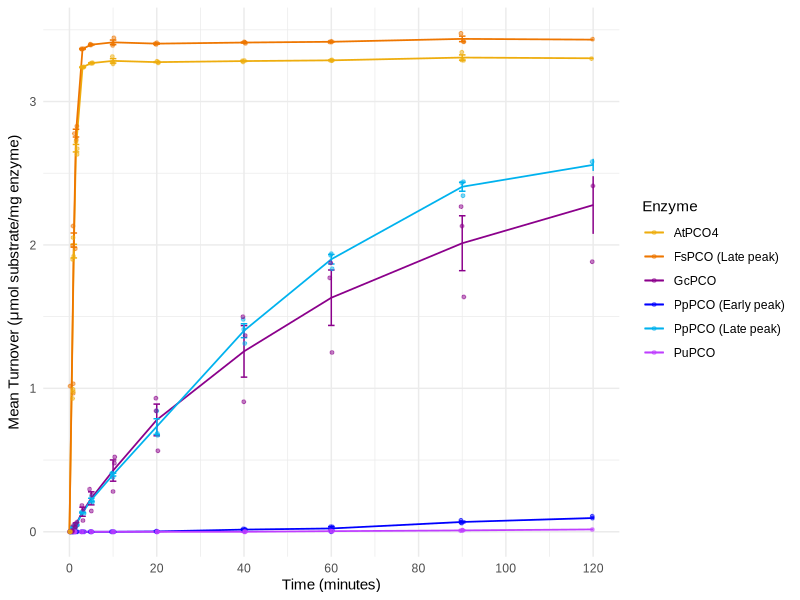
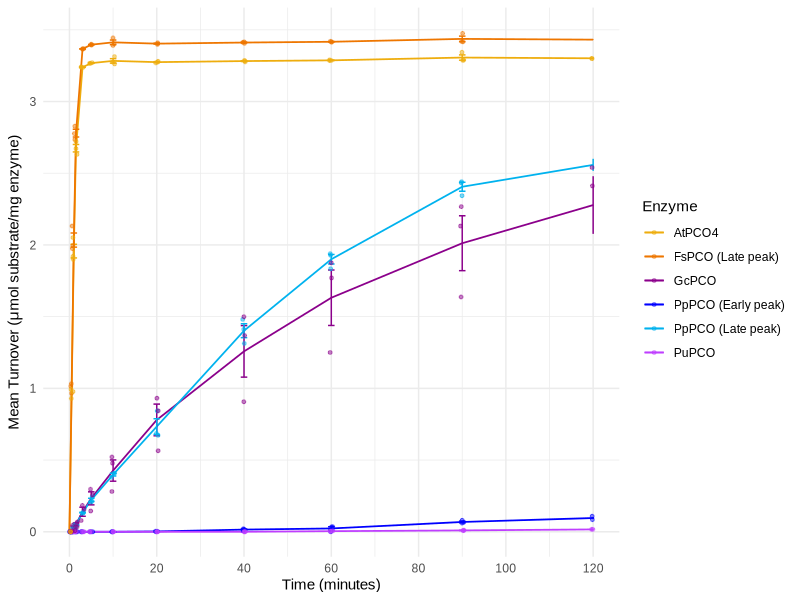

The R source for these figures, in order:
## ---- chunk 1
library(tidyverse)
library(tidyr)
library(ggplot2)
library(ragg)
## ---- chunk 2
Pp_S_raw_data <- read.csv("Pp-S_10.03.csv")
  Pp_S_raw_data$PlateName <- as.character(Pp_S_raw_data$PlateName)
  Pp_S_raw_data$Fraction <- as.numeric(Pp_S_raw_data$Fraction)
  Pp_S_raw_data$X..Oxidation <- parse_number(Pp_S_raw_data$X..Oxidation)
  
  class(Pp_S_raw_data$PlateName)
  class(Pp_S_raw_data$Fraction)

Pp_S_clean <- Pp_S_raw_data[complete.cases(Pp_S_raw_data$Timepoint),] %>% 
   mutate(PlateName = case_when(
PlateName == "Plate1" ~ "PpPCO (Early peak)")) %>% 
     select(-Row, -Column, -X1442.74, -X1474.74, -Injection.Time..sec., -Turnover, -X, -mg.enzyme, -uM_substrate)

Pp_S_clean$Turnover <- ((Pp_S_clean$X..Oxidation*0.009)/0.00264)/100 #*100 as parse_number makes R treat % like a normal number, not a decimal, so is inflating turnover by 100.

Pp_L_raw_data <- read.csv("Pp-L_10.03.csv")
    Pp_L_raw_data$PlateName <- as.character(Pp_L_raw_data$PlateName)
    Pp_L_raw_data$Fraction <- as.numeric(Pp_L_raw_data$Fraction)
    Pp_L_raw_data$X..Oxidation <- parse_number(Pp_L_raw_data$X..Oxidation)
  
  class(Pp_L_raw_data$PlateName)
  class(Pp_L_raw_data$Fraction)

Pp_L_clean <- Pp_L_raw_data[complete.cases(Pp_L_raw_data$Timepoint),] %>% 
   mutate(PlateName = case_when(
PlateName == "Plate2" ~ "PpPCO (Late peak)")) %>% 
     select(-Row, -Column, -X1442.73, -X1474.73, -Injection.Time..sec., -Turnover, -X, -mg.enzyme, -uM_substrate)

Pp_L_clean$Turnover <- ((Pp_L_clean$X..Oxidation*0.009)/0.00262)/100

Pu_raw_data <- read.csv("Pu_10.03.csv")
  Pu_raw_data$PlateName <- as.character(Pu_raw_data$PlateName)
  Pu_raw_data$Fraction <- as.numeric(Pu_raw_data$Fraction)
  Pu_raw_data$X..Oxidation <- parse_number(Pu_raw_data$X..Oxidation)
  
  class(Pu_raw_data$PlateName)

Pu_clean <- Pu_raw_data[complete.cases(Pu_raw_data$Timepoint),] %>% 
   mutate(PlateName = case_when(
PlateName == "Plate1" ~ "PuPCO")) %>% 
  select(-Row, -Column, -X1442.73, -X1474.73, -Injection.Time..sec., -Turnover, -X, -mg.enzyme, -uM_substrate, -X.1, -X.2, -X.3, -X.4, -X.5)

Pu_clean$Turnover <- ((Pu_clean$X..Oxidation*0.009)/0.00387)/100

Gc_raw_data <- read.csv("Gc_10.03.csv")
 Gc_raw_data$PlateName <- as.character(Gc_raw_data$PlateName)
 Gc_raw_data$Fraction <- as.numeric(Gc_raw_data$Fraction)
 Gc_raw_data$X..Oxidation <- parse_number(Gc_raw_data$X..Oxidation)
  
  class(Gc_raw_data$PlateName)

Gc_clean <- Gc_raw_data[complete.cases(Gc_raw_data$Timepoint),] %>% 
   mutate(PlateName = case_when(
PlateName == "Plate2" ~ "GcPCO")) %>% 
  select(-Row, -Column, -X1442.73, -X1474.73, -Injection.Time..sec., -Turnover, -X, -mg.enzyme, -uM_substrate)

Gc_clean$Turnover <- ((Gc_clean$X..Oxidation*0.009)/0.00276)/100

Fs_L_raw_data <- read.csv("Fs-L_10.03.csv")
  Fs_L_raw_data$PlateName <- as.character(Fs_L_raw_data$PlateName)
  Fs_L_raw_data$Fraction <- as.numeric(Fs_L_raw_data$Fraction)
  Fs_L_raw_data$X..Oxidation <- parse_number(Fs_L_raw_data$X..Oxidation)
  
  class(Fs_L_raw_data$PlateName)

Fs_L_clean <- Fs_L_raw_data[complete.cases(Fs_L_raw_data$Timepoint),] %>% 
   mutate(PlateName = case_when(
PlateName == "Plate2" ~ "FsPCO (Late peak)")) %>% 
     select(-Row, -Column, -X1442.74, -X1474.74, -Injection.Time..sec., -Turnover, -X, -mg.enzyme, -uM_substrate) 

Fs_L_clean$Turnover <- ((Fs_L_clean$X..Oxidation*0.009)/0.00254)/100

At4_raw_data <- read.csv("At4_10.03.csv")
  At4_raw_data$PlateName <- as.character(At4_raw_data$PlateName)
  At4_raw_data$Fraction <- as.numeric(At4_raw_data$Fraction)
  At4_raw_data$X..Oxidation <- parse_number(At4_raw_data$X..Oxidation)
  
  class(At4_raw_data$PlateName)

At4_clean <- At4_raw_data[complete.cases(At4_raw_data$Timepoint),] %>% 
   mutate(PlateName = case_when(
PlateName == "Plate1" ~ "AtPCO4")) %>% 
     select(-Row, -Column, -X1442.74, -X1474.74, -Injection.Time..sec., -Turnover, -X, -mg.enzyme, -uM_substrate)
At4_clean$Turnover <- ((Fs_L_clean$X..Oxidation*0.009)/0.00264)/100

## ---- chunk 3

combined_data <- bind_rows(Pp_S_clean, Pp_L_clean, Pu_clean, Gc_clean, Fs_L_clean, At4_clean) 

clean_combined_data <- combined_data %>% 
  subset(EM.MM0 == "EM")
  
mean_data <- combined_data %>% 
  subset(EM.MM0 == "EM") %>% 
  group_by(PlateName, Timepoint) %>% 
  summarise (
    mean_t = mean(Turnover, na.rm = TRUE),
    sd_t = sd(Turnover, na.rm = TRUE),
    n = n(),
    se_t = sd_t / sqrt(n),
    .groups = "drop")

## ---- chunk 4
enzyme_colours <- c("PpPCO (Early peak)" = "blue", "PpPCO (Late peak)" = "deepskyblue2", "GcPCO" = "magenta4", "PuPCO" = "darkorchid1", "FsPCO (Late peak)" = "darkorange2", "AtPCO4" = "darkgoldenrod2")

line_graph <- ggplot(mean_data, aes(x = Timepoint, y = mean_t, xmax = 120, col = PlateName)) +
  geom_line(size = 0.6) +
  labs(x = "Time (minutes)", y = expression("Mean Turnover (" * mu * "mol substrate/mg enzyme)"), col = "Enzyme") +
  geom_errorbar(aes(ymin = mean_t-se_t,
                    ymax = mean_t+se_t),
                    width = 1.5) +
   geom_jitter(data = clean_combined_data,
              aes(x = Timepoint,
                  y = Turnover, 
                  col = PlateName),
              width = 0.4,
              alpha = 0.5,
              size = 1,
              seed = 0,
              inherit.aes = FALSE) +
  scale_colour_manual(values = enzyme_colours) +
  scale_x_continuous(limits = c(0, 120), breaks = c(0, 20, 40, 60, 80, 100, 120)) +
  coord_cartesian(xlim = c(0, 120)) +
  theme_minimal() +
  theme(text = element_text(family = "Arial"))

line_graph

agg_png("figures/120min.png", 
        width = 30,
        height = 20,
        units = "cm",
        res = 300,
        scaling = 2)

print(line_graph)
dev.off()
